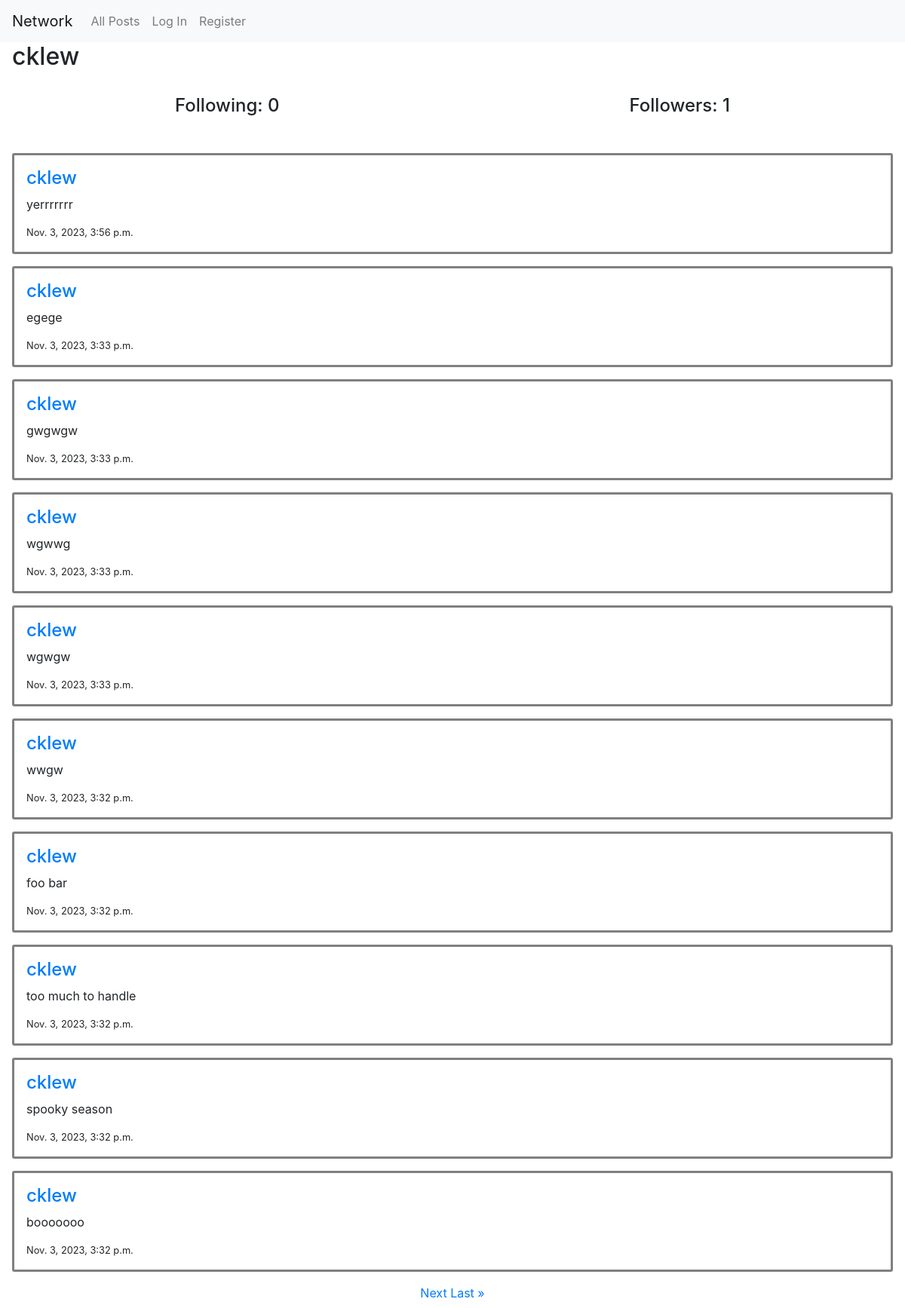
The page /profile/cklew on the database as committed earlier.
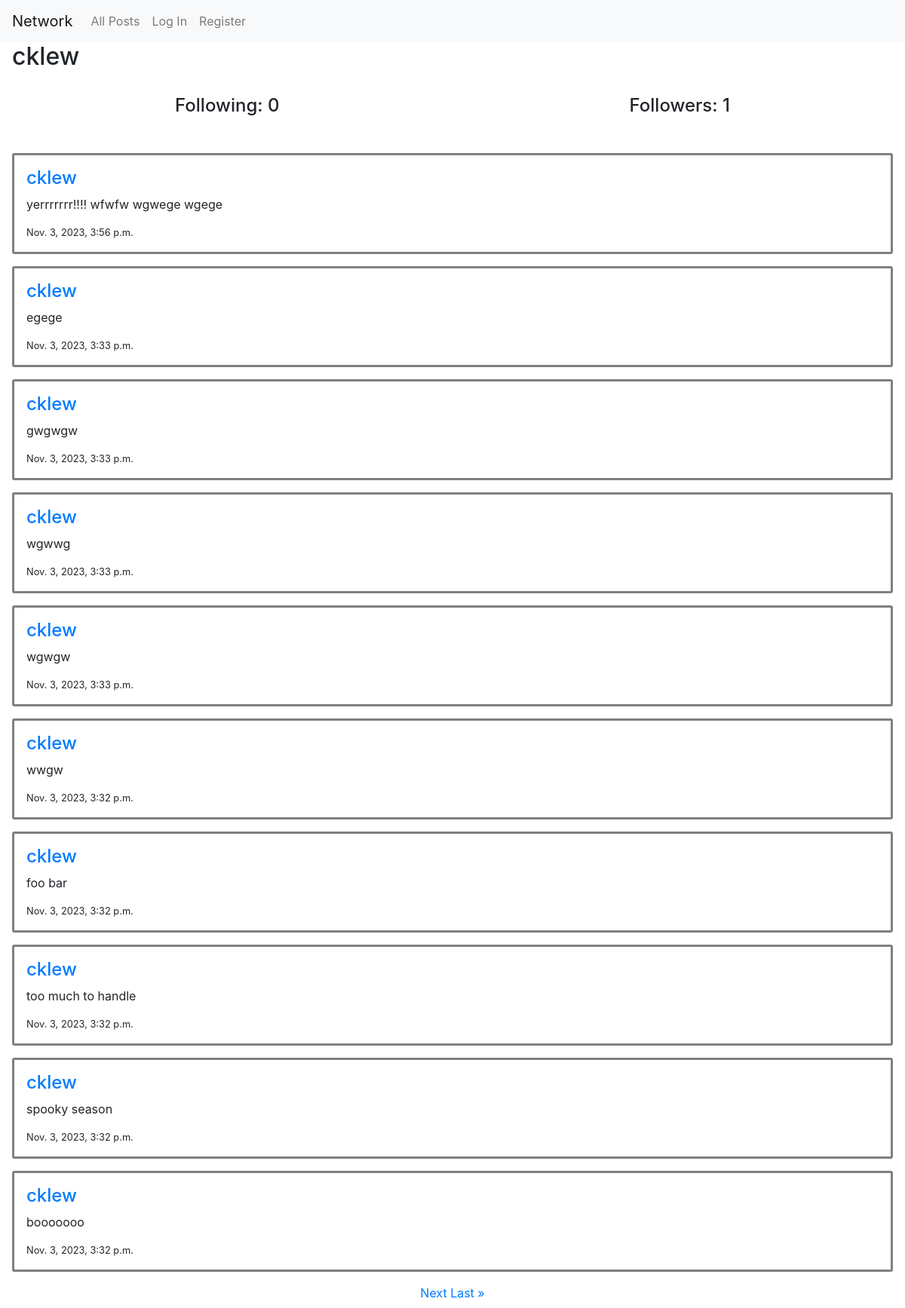
The same page on the database as committed later.
### network/models.py (models this page shows, shortened)
class Post(models.Model):
    text = models.CharField(max_length=240, blank=False)
    poster = models.ForeignKey(User, on_delete=models.CASCADE)
    created = models.DateTimeField(auto_now_add=True)
    updated = models.DateTimeField(auto_now=True, blank=True)

class User(AbstractUser):
    pass

### network/views.py (the view)
# urls.py: path("profile/<str:post_poster>", views.profile, name="profile"),
def profile(request, post_poster):
    poster = User.objects.get(username=post_poster)
    profile_posts = Post.objects.filter(poster=poster).order_by('-created').all()
    following = Following.objects.filter(user_following=poster)
    followers =Following.objects.filter(user_followed=poster)
    posts = Paginator(profile_posts, 10)
    page_number = request.GET.get("page")
    page_obj = posts.get_page(page_number)
    return render(request, "network/profile.html",{
        "profile":poster,
        "page_obj": page_obj,
        "following":following,
        "followers":followers
    })

### network/templates/network/profile.html (shortened to what this page needs)
{% extends "network/layout.html" %}
{% block body %}
    <h2 class="mx-3">{{ profile.username }}</h2>
    <br>
    <div class="d-flex justify-content-around ">
        <h4>Following: {{ following.count }}</h4>
        <h4>Followers:  {{ followers.count }}</h4>
    </div>
    <br>
    {% for post in page_obj %}
        <div class="mx-3 my-3 d-flex flex-column post">
            <a href="{% url 'profile' post.poster %}"><h4>{{ post.poster }}</h4></a>
            <p>{{ post.text }}</p>
            <small>{{ post.created }}</small>
        </div>
    {% endfor %}
    <div class="pagination d-flex justify-content-center my-2">
        <span class="step-links">
            {% if page_obj.has_next %}
                <a href="?page={{ page_obj.next_page_number }}">Next</a>
                <a href="?page={{ page_obj.paginator.num_pages }}">Last &raquo;</a>
        {% endif %}
        </span>
    </div>
{% endblock %}

Rows that differ between the two databases and show on the page:
changed Post: text "yerrrrrrr" → "yerrrrrrr!!!! wfwfw wgwege wgege"
